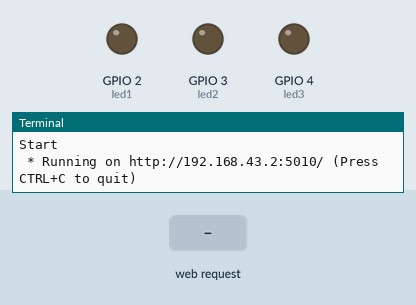
This program was run on a simulated Raspberry Pi (BCM pin numbers). Shown: output pins drawn as LEDs (lit = HIGH), the last lines printed to the terminal. Inputs (shaded band) come from the test bench. The clock reads 2024-03-15 10:24:30 at power-on unless the program sets it.

Above: at 1.2 s.
1.3 s: HTTP request for /A received
At 2.5 s:
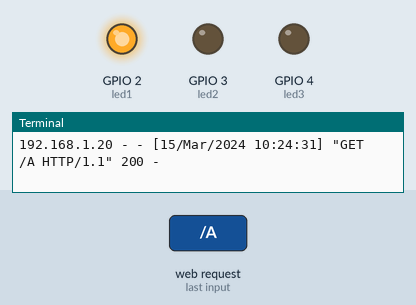
2.8 s: HTTP request for /B received
At 3.7 s:
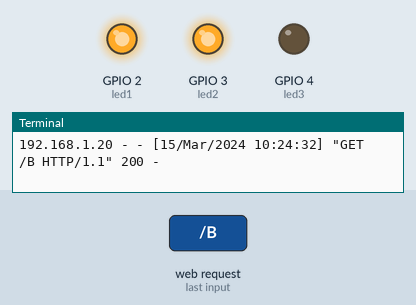
4.3 s: HTTP request for /a received
At 4.8 s:
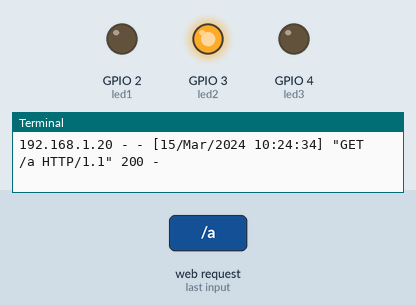
5.8 s: HTTP request for /C received
At 7.0 s:
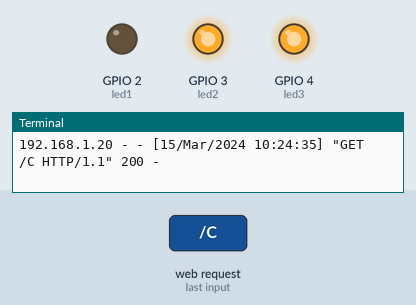
7.3 s: HTTP request for /b received
At 8.3 s:
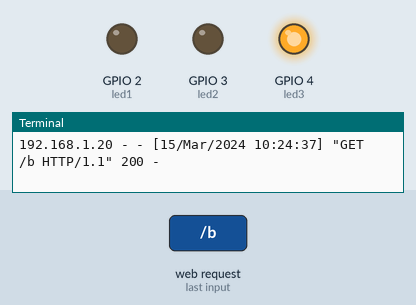
8.8 s: HTTP request for /A received
At 9.4 s:
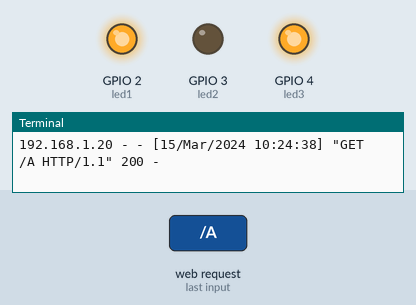
Timing chart, 0 to 11.3 s (numbered marks = the images above; inputs shaded):
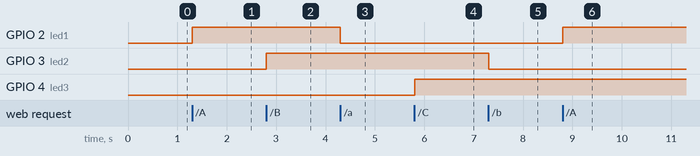

The program:

home_automation.py
```python
from flask import Flask
from flask import Flask, render_template
import RPi.GPIO as GPIO
import time

app = Flask(__name__)

led1 = 2
led2 = 3
led3 = 4

GPIO.setwarnings(False)
GPIO.setmode(GPIO.BCM)
GPIO.setup(led1, GPIO.OUT)
GPIO.setup(led2, GPIO.OUT)
GPIO.setup(led3, GPIO.OUT)
GPIO.output(led1, 0)
GPIO.output(led2, 0)
GPIO.output(led3, 0)
print ("Done")

@app.route("/")
def index():
    return render_template('index.html')

@app.route('/A')
def led1on():
    GPIO.output(led1, 1)
    return render_template('index.html')

@app.route('/a')
def led1off():
    data1="a"
    GPIO.output(led1, 0)
    return render_template('index.html')

@app.route('/B')
def led2on():
    data1="B"
    GPIO.output(led2, 1)
    return render_template('index.html')

@app.route('/b')
def led2off():
    data1="b"
    GPIO.output(led2, 0)
    return render_template('index.html')

@app.route('/C')
def led3on():
    data1="C"
    GPIO.output(led3, 1)
    return render_template('index.html')

@app.route('/c')
def led3off():
    data1="c"
    GPIO.output(led3, 0)
    return render_template('index.html')

if __name__ == "__main__":
    print ("Start")
    app.run(host='192.168.43.2',port=5010)
```

Measured:
- after the input at 1.3 s, GPIO 2 (led1): LOW → HIGH at once
- after the input at 2.8 s, GPIO 3 (led2): LOW → HIGH at once
- after the input at 4.3 s, GPIO 2 (led1): HIGH → LOW at once
- after the input at 5.8 s, GPIO 4 (led3): LOW → HIGH at once
- after the input at 7.3 s, GPIO 3 (led2): HIGH → LOW at once
- after the input at 8.8 s, GPIO 2 (led1): LOW → HIGH at once
